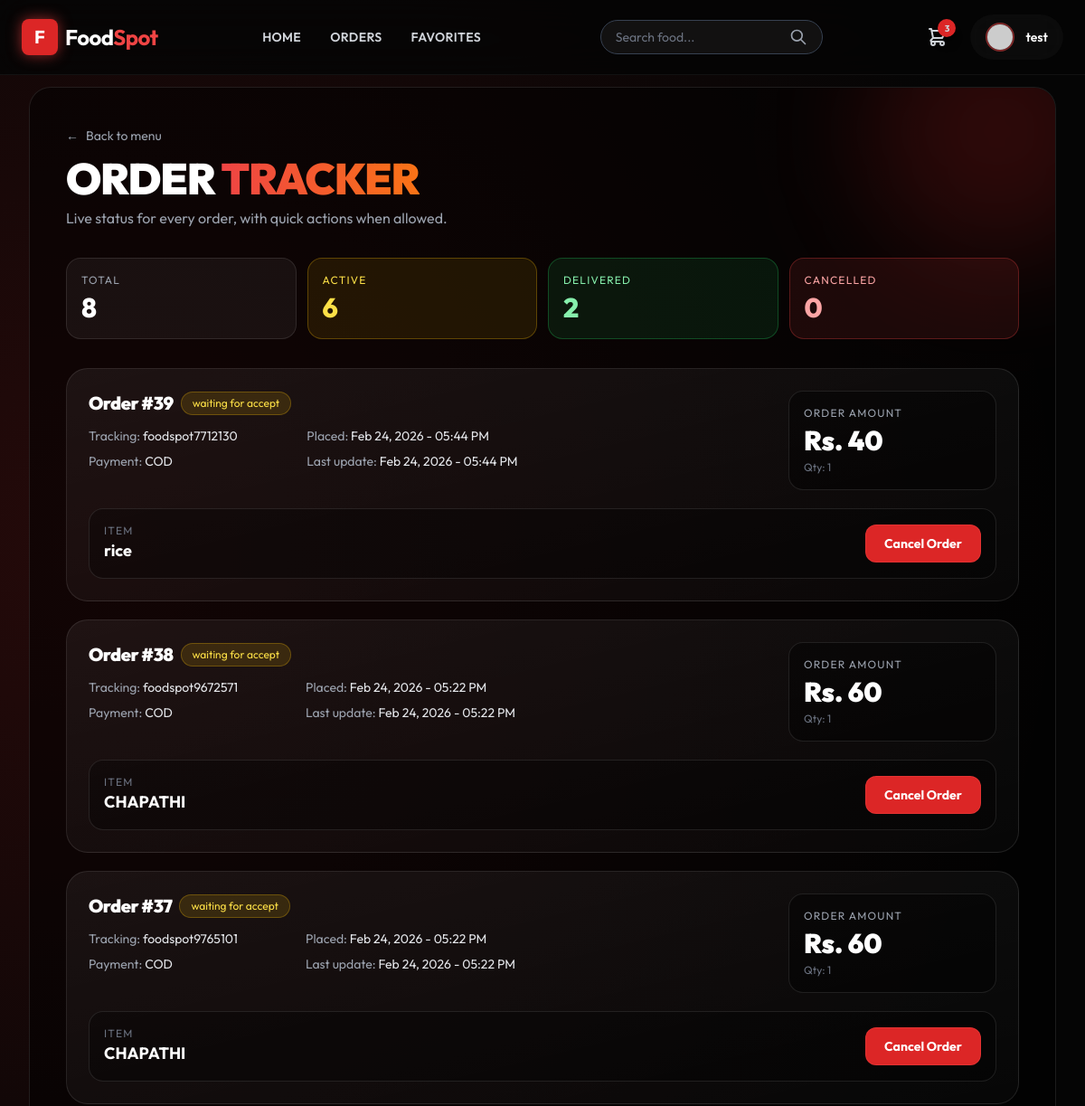
Page /my-orders/ (signed in, upper part) on the earlier database version.
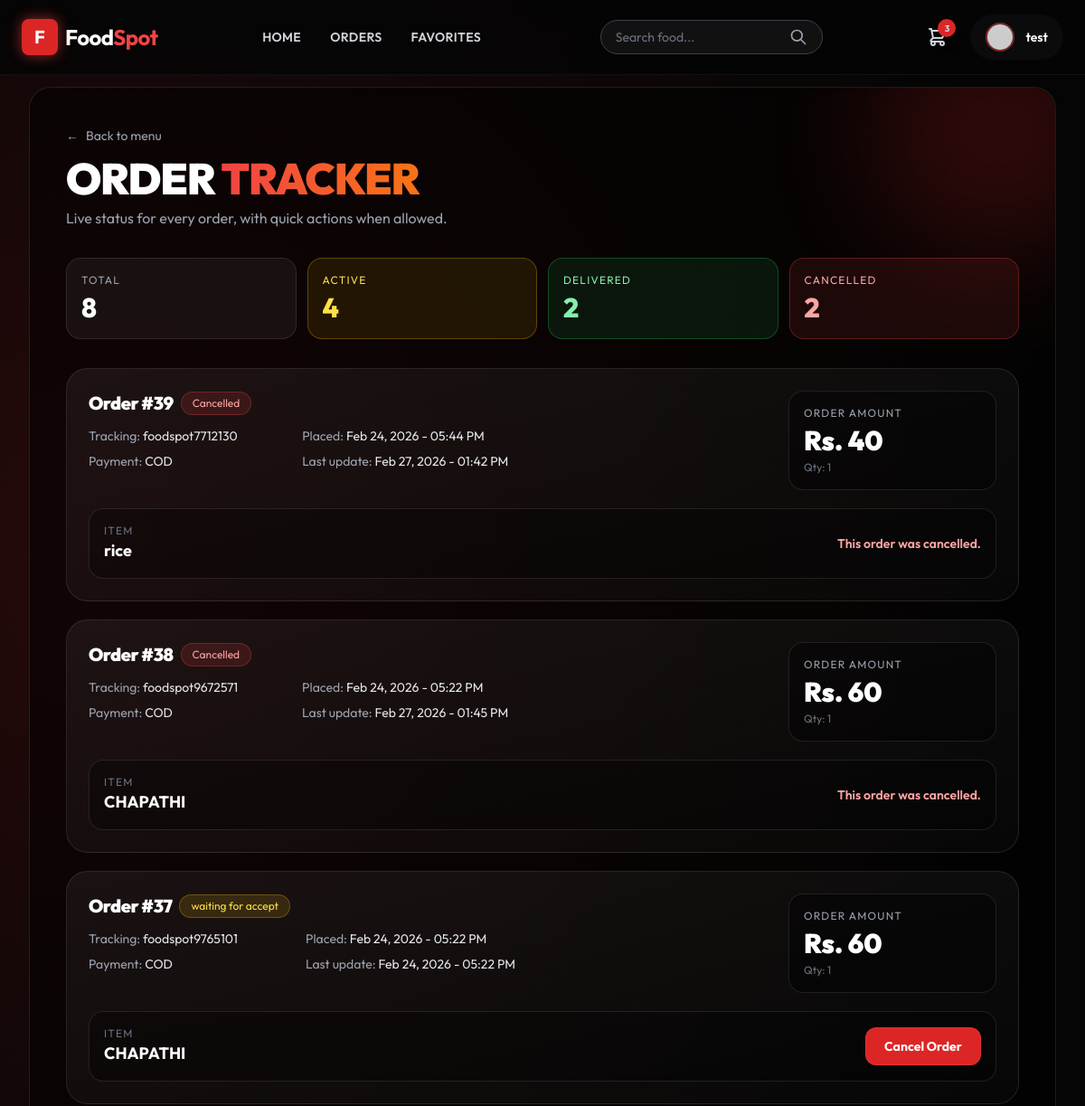
Same page on the later database version.
### menu/models.py (models this page shows, shortened)
class Order(models.Model):
    orderitem = models.ForeignKey(Product, on_delete=models.CASCADE)
    customer = models.ForeignKey(User, on_delete=models.CASCADE)
    qty = models.IntegerField(default=1) # Kept this to avoid breaking Buy logic
    date_order = models.DateTimeField(auto_now_add=True)
    STATUS_CHOICES = (
        ('waiting for accept', 'waiting for accept'),
        ('accepted and cooking', 'accepted and cooking'),
        ('ready to pickup', 'ready to pickup'),
        ('Delivered', 'Delivered'),
        ('Cancelled', 'Cancelled'),
    )
    order_sts = models.CharField(max_length=50, choices=STATUS_CHOICES, default='waiting for accept')
    address = models.TextField(null=True, blank=True)
    price = models.DecimalField(max_digits=10, decimal_places=2, null=True)
    payment_method = models.CharField(max_length=50, default='COD')  # COD or GPay
    status_updated_at = models.DateTimeField(null=True, blank=True)  # For auto-status progression
    razorpay_order_id = models.CharField(max_length=200, null=True, blank=True)
    razorpay_payment_id = models.CharField(max_length=200, null=True, blank=True)
    razorpay_signature = models.CharField(max_length=200, null=True, blank=True)
    tracking_no = models.CharField(max_length=150, null=True, blank=True)

class Product(models.Model):
    category = models.ForeignKey(Category, on_delete=models.CASCADE)
    name = models.CharField(max_length=150, null=False, blank=False)
    product_image = models.ImageField(upload_to='images', null=True, blank=True)
    quantity = models.IntegerField(null=False, blank=False, default=0)
    original_price = models.DecimalField(max_digits=10, decimal_places=2, null=False)
    selling_price = models.DecimalField(max_digits=10, decimal_places=2, null=False)
    description = models.TextField(max_length=300, null=False)
    is_veg = models.BooleanField(default=False)

### menu/views.py (the view)
# urls.py: path("my-orders/", UserOrdersView.as_view(), name="my_orders"),
@method_decorator(signin_required, name="dispatch")
@method_decorator(never_cache, name="dispatch")
class UserOrdersView(View):
    def get(self, request):
        orders = Order.objects.filter(customer=request.user).select_related("orderitem").order_by("-date_order")
        form = ReviewForm()
        context = {
            "orders": orders,
            "form": form,
            "total_orders": orders.count(),
            "active_orders": orders.exclude(order_sts__in=["Delivered", "Cancelled"]).count(),
            "delivered_orders": orders.filter(order_sts="Delivered").count(),
            "cancelled_orders": orders.filter(order_sts="Cancelled").count(),
        }
        return render(request, "menu/orders.html", context)

### menu/forms.py
class ReviewForm(forms.ModelForm):
    class Meta:
        model = Review
        fields = ['rating', 'comment']
        widgets = {
            'rating': forms.NumberInput(attrs={
                "class": "w-full p-3 mb-4 bg-gray-800 text-white rounded outline-none focus:ring-2 focus:ring-red-500",
                "min": "1", "max": "5"
            }),
            'comment': forms.Textarea(attrs={
                "class": "w-full p-3 mb-4 bg-gray-800 text-white rounded outline-none h-24 focus:ring-2 focus:ring-red-500",
                "placeholder": "Enter your feedback"
            }),
        }

### menu/views.py (called while the page is built)
def signin_required(fn):
    def wrapper(request, *args, **kwargs):
        if not request.user.is_authenticated:
            return redirect("login")
        return fn(request, *args, **kwargs)
    return wrapper

### menu/templates/menu/orders.html (shortened to what the changed rows need)
{% extends 'menu/base.html' %}
{% block content %}
<div class="relative overflow-hidden rounded-3xl border border-white/10 bg-black/50 backdrop-blur-xl p-6 md:p-10">
    <div class="relative z-10">
        <div class="mb-8 flex items-center justify-between gap-4">
            <div>
                <h1 class="mt-3 text-4xl md:text-5xl font-black tracking-tight text-white">
                    ORDER <span class="text-transparent bg-clip-text bg-gradient-to-r from-red-500 to-orange-500">TRACKER</span>
                </h1>
            </div>
        </div>
        <div class="grid grid-cols-2 lg:grid-cols-4 gap-3 mb-8">
            <div class="rounded-2xl border border-yellow-500/30 bg-yellow-500/10 p-4">
                <p class="text-xs uppercase tracking-widest text-yellow-300">Active</p>
                <p class="mt-1 text-3xl font-extrabold text-yellow-300">{{ active_orders }}</p>
            </div>
            <div class="rounded-2xl border border-red-500/30 bg-red-500/10 p-4">
                <p class="text-xs uppercase tracking-widest text-red-300">Cancelled</p>
                <p class="mt-1 text-3xl font-extrabold text-red-300">{{ cancelled_orders }}</p>
            </div>
        </div>
        {% if orders %}
        <div class="space-y-5">
            {% for order in orders %}
            <article class="group rounded-3xl border border-white/10 bg-gradient-to-br from-white/[0.06] to-white/[0.02] p-5 md:p-6 hover:border-red-500/40 transition duration-300">
                <div class="flex flex-col lg:flex-row lg:items-start lg:justify-between gap-5">
                    <div class="min-w-0">
                        <div class="flex flex-wrap items-center gap-2">
                            <p class="text-xl font-black text-white tracking-tight">Order #{{ order.id }}</p>
                            <span class="text-xs px-3 py-1 rounded-full border
                                {% if order.order_sts == 'waiting for accept' %}bg-yellow-500/15 text-yellow-300 border-yellow-500/30
                                {% elif order.order_sts == 'accepted and cooking' %}bg-orange-500/15 text-orange-300 border-orange-500/30
                                {% elif order.order_sts == 'ready to pickup' %}bg-blue-500/15 text-blue-300 border-blue-500/30
                                {% elif order.order_sts == 'Delivered' %}bg-green-500/15 text-green-300 border-green-500/30
                                {% else %}bg-red-500/15 text-red-300 border-red-500/30{% endif %}">
                                {{ order.order_sts }}
                            </span>
                        </div>
                        <div class="mt-3 grid grid-cols-1 sm:grid-cols-2 gap-2 text-sm">
                            <p class="text-gray-400">Tracking: <span class="text-gray-200">{{ order.tracking_no|default:"--" }}</span></p>
                            <p class="text-gray-400">Placed: <span class="text-gray-200">{{ order.date_order|date:"M d, Y - h:i A" }}</span></p>
                            <p class="text-gray-400">Payment: <span class="text-gray-200">{{ order.payment_method }}</span></p>
                            <p class="text-gray-400">Last update: <span class="text-gray-200">{{ order.status_updated_at|default:order.date_order|date:"M d, Y - h:i A" }}</span></p>
                        </div>
                    </div>
                    <div class="w-full lg:w-auto lg:min-w-[230px] rounded-2xl border border-white/10 bg-black/40 p-4">
                        <p class="text-xs uppercase tracking-widest text-gray-400">Order Amount</p>
                        <p class="mt-1 text-3xl font-black text-white">Rs. {{ order.price|floatformat:0 }}</p>
                        <p class="text-xs text-gray-500 mt-1">Qty: {{ order.qty }}</p>
                    </div>
                </div>
                <div class="mt-5 rounded-2xl border border-white/10 bg-black/30 p-4 flex flex-col sm:flex-row sm:items-center sm:justify-between gap-3">
                    <div>
                        <p class="text-xs uppercase tracking-widest text-gray-500">Item</p>
                        {% if order.orderitem %}
                        <p class="text-lg font-bold text-white">{{ order.orderitem.name }}</p>
                        {% else %}
                        <p class="text-sm text-gray-500">Item unavailable</p>
                        {% endif %}
                    </div>
                    {% if order.order_sts == 'waiting for accept' %}
                    <form method="POST" action="{% url 'cancel_order' order.id %}" class="cancel-order-form">
                        <button type="button" class="open-cancel-modal inline-flex items-center justify-center rounded-xl border border-red-500/40 bg-red-600 hover:bg-red-700 text-white text-sm font-bold px-5 py-2.5 transition">
                            Cancel Order
                        </button>
                    </form>
                    {% elif order.order_sts == 'Cancelled' %}
                    <p class="text-sm font-semibold text-red-300">This order was cancelled.</p>
                    {% else %}
                    <p class="text-sm font-semibold text-gray-400">Cancellation not allowed at this stage.</p>
                    {% endif %}
                </div>
            </article>
            {% endfor %}
        </div>
        {% endif %}
    </div>
</div>
{% endblock %}

Differences in the rows shown:
changed Order "foodspot7712130": order_sts "waiting for accept" → "Cancelled"; status_updated_at "Feb 24, 2026 - 05:44 PM" → "Feb 27, 2026 - 01:42 PM"; order_sts "Cancel Order" → "This order was cancelled."
changed Order "foodspot9672571": order_sts "waiting for accept" → "Cancelled"; status_updated_at "Feb 24, 2026 - 05:22 PM" → "Feb 27, 2026 - 01:45 PM"; order_sts "Cancel Order" → "This order was cancelled."
Other differences:
{{ active_orders }}: "6" → "4"
{{ cancelled_orders }}: "0" → "2"
